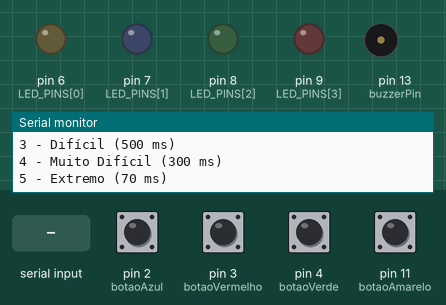
Bench run of a sketch on a simulated Arduino Uno, built with avr-gcc and run on an emulated ATmega328P. On the bench: output pins drawn as LEDs (lit = HIGH), buzzer (waves = sounding), the last lines printed to the serial monitor. Dashed ring = blinking. Inputs (shaded band) come from the test bench; at power-on: pin 2 (botaoAzul), pin 3 (botaoVermelho), pin 4 (botaoVerde), pin 11 (botaoAmarelo) HIGH. Random numbers use the default seed unless the sketch sets one.

Above: at 1.2 s.
1.3 s: "1" received over Serial
2.8 s: pin 2 (botaoAzul) pulled LOW for 0.15 s
At 3.05 s:
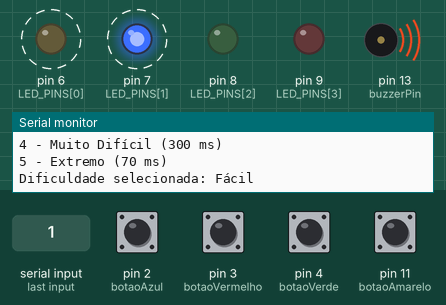
At 3.5 s:
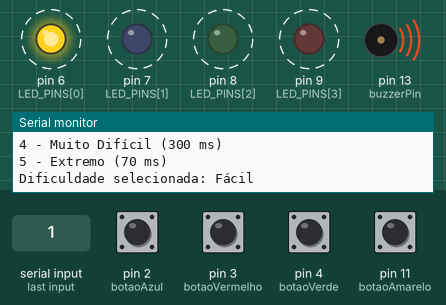
5.8 s: pin 2 (botaoAzul) driven LOW and pin 3 (botaoVermelho) driven LOW
At 9.9 s:
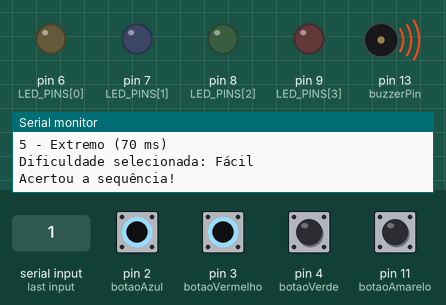
11.8 s: "2" received over Serial
Timing chart, 0 to 15.8 s (numbered marks = the images above; inputs shaded):
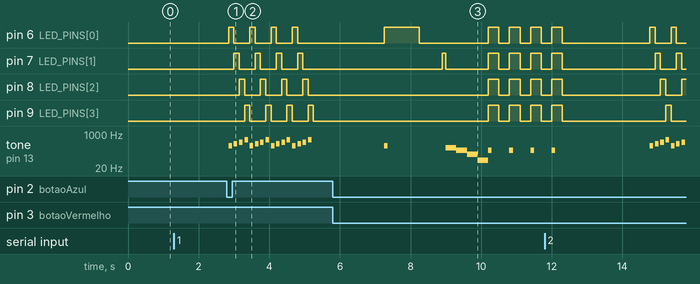

Measured:
- after the input at 2.8 s, pin 6 (LED_PINS[0]): alternates HIGH for 0.15 s and LOW for 0.45 s, 8 changes in all, then stays LOW, starting after 0.05 s; pin 7 (LED_PINS[1]): alternates HIGH for 0.15 s and LOW for 0.45 s, starting after 0.20 s
- after the input at 5.8 s, pin 7 (LED_PINS[1]): LOW → HIGH after 3.1 s, → LOW 0.10 s later, → HIGH 1.2 s later, → LOW 0.30 s later, … (8 changes in this stretch); pin 8 (LED_PINS[2]), pin 9 (LED_PINS[3]): alternates HIGH for 0.30 s and LOW for 0.30 s, starting after 4.4 s

The sketch:

sketch.ino
```cpp
String recebido;
String sequenciaNumerica = "";
long SERIAL_TIMEOUT = 10000;
long tempoEspera;

enum GameState {
  SELECIONA_DIFICULDADE,
  START_GAME,
  PLAY_GAME,
  GAME_OVER
};

GameState stateGame = SELECIONA_DIFICULDADE;

const int LED_PINS[] = {6, 7, 8, 9};
const int NUM_LEDS = sizeof(LED_PINS) / sizeof(LED_PINS[0]);
const int botaoAmarelo = 11;
const int botaoAzul = 2;
const int botaoVerde = 4;
const int botaoVermelho = 3;
const int buzzerPin = 13;

void setup() {
  for (int i = 0; i < NUM_LEDS; i++) {
    pinMode(LED_PINS[i], OUTPUT);
  }
  randomSeed(analogRead(0));

  pinMode(botaoVerde, INPUT_PULLUP);
  pinMode(botaoAmarelo, INPUT_PULLUP);
  pinMode(botaoAzul, INPUT_PULLUP);
  pinMode(botaoVermelho, INPUT_PULLUP);
  pinMode(buzzerPin, OUTPUT);

  Serial.begin(9600);
}

void piscaled(int vezes) {
  for (int i = 0; i < vezes; i++) {
    for (int j = 0; j < NUM_LEDS; j++) {
      digitalWrite(LED_PINS[j], HIGH);
      tocarSom(j+1);
      delay(150);
      digitalWrite(LED_PINS[j], LOW);
    }
  }
}

void loop() {
  for (int i = 0; i < NUM_LEDS; i++) {
        pinMode(LED_PINS[i], OUTPUT);
        digitalWrite(LED_PINS[i], LOW);
    }
  switch (stateGame) {
    case SELECIONA_DIFICULDADE:
      selecionaDificuldade();
      break;

    case START_GAME:
      if (digitalRead(botaoVerde) == LOW || digitalRead(botaoVermelho) == LOW ||
          digitalRead(botaoAzul) == LOW || digitalRead(botaoAmarelo) == LOW) {
        delay(50);
        if (digitalRead(botaoVerde) == LOW || digitalRead(botaoVermelho) == LOW ||
            digitalRead(botaoAzul) == LOW || digitalRead(botaoAmarelo) == LOW) {
          piscaled(4);
          stateGame = PLAY_GAME;
          sequenciaNumerica = "";
          delay(1000);
        }
      }
      break;

    case PLAY_GAME:
      recebido = "";
      mostraSequencia();
      leBotao();
      if (stateGame == PLAY_GAME) {
        adicionaNovoElemento();
      }
      SERIAL_TIMEOUT = 10000;
      break;

    case GAME_OVER:
      tocarMusicaDerrota();
      for (int i = 0; i < 4; i++) {
        for (int j = 0; j < NUM_LEDS; j++) {
          digitalWrite(LED_PINS[j], HIGH);
        }
        tocarSom(5);
        delay(300);
        for (int j = 0; j < NUM_LEDS; j++) {
          digitalWrite(LED_PINS[j], LOW);
        }
        delay(300);
      }

      Serial.println("GAME OVER!");
      delay(2000);
      stateGame = SELECIONA_DIFICULDADE;
      break;
  }
}

void selecionaDificuldade() {
  Serial.println("Selecione o nível de dificuldade: ");
  Serial.println("1 - Fácil (1000 ms)");
  Serial.println("2 - Médio (700 ms)");
  Serial.println("3 - Difícil (500 ms)");
  Serial.println("4 - Muito Difícil (300 ms)");
  Serial.println("5 - Extremo (70 ms)");

  while (Serial.available() == 0) {
  }

  char input = Serial.read();
  switch (input) {
    case '1':
      tempoEspera = 1000;
      Serial.println("Dificuldade selecionada: Fácil");
      break;
    case '2':
      tempoEspera = 700;
      Serial.println("Dificuldade selecionada: Médio");
      break;
    case '3':
      tempoEspera = 500;
      Serial.println("Dificuldade selecionada: Difícil");
      break;
    case '4':
      tempoEspera = 300;
      Serial.println("Dificuldade selecionada: Muito Difícil");
      break;
    case '5':
      tempoEspera = 70;
      Serial.println("Dificuldade selecionada: Extremo");
      break;
    default:
      Serial.println("Seleção inválida! Selecione entre 1 e 5.");
      return;
  }

  stateGame = START_GAME;
}


void mostraSequencia() {
  for (int i = 0; i < sequenciaNumerica.length(); i++) {
    int ledIndex = sequenciaNumerica.charAt(i) - '1';
    digitalWrite(LED_PINS[ledIndex], HIGH);
    tocarSom(ledIndex + 1);
    delay(tempoEspera);
    digitalWrite(LED_PINS[ledIndex], LOW);
    delay(tempoEspera / 2);
  }
}


void adicionaNovoElemento() {
  int novoElemento = random(1, NUM_LEDS + 1);
  sequenciaNumerica += String(novoElemento);
}


void leBotao() {
  recebido = "";
  long startTime = millis();
  int posicaoAtual = 0;

  while (millis() - startTime < SERIAL_TIMEOUT && posicaoAtual < sequenciaNumerica.length()) {
    if (digitalRead(botaoVerde) == LOW) {
      delay(150);
      if (digitalRead(botaoVerde) == LOW) {
        acendeLed(2);
        tocarSom(3);
        recebido += "3";
        if (!verificaRecebido(posicaoAtual)) {
          stateGame = GAME_OVER;
          return;
        }
        posicaoAtual++;
      }
    } else if (digitalRead(botaoAmarelo) == LOW) {
      delay(150);
      if (digitalRead(botaoAmarelo) == LOW) {
        acendeLed(0);
        tocarSom(1);
        recebido += "1";
        if (!verificaRecebido(posicaoAtual)) {
          stateGame = GAME_OVER;
          return;
        }
        posicaoAtual++;
      }
    } else if (digitalRead(botaoAzul) == LOW) {
      delay(150);
      if (digitalRead(botaoAzul) == LOW) {
        acendeLed(1);
        tocarSom(2);
        recebido += "2";
        if (!verificaRecebido(posicaoAtual)) {
          stateGame = GAME_OVER;
          return;
        }
        posicaoAtual++;
      }
    } else if (digitalRead(botaoVermelho) == LOW) {
      delay(150);
      if (digitalRead(botaoVermelho) == LOW) {
        acendeLed(3);
        tocarSom(4);
        recebido += "4";
        if (!verificaRecebido(posicaoAtual)) {
          stateGame = GAME_OVER;
          return;
        }
        posicaoAtual++;
      }
    }
  }

  if (millis() - startTime >= SERIAL_TIMEOUT) {
    Serial.println("Tempo esgotado!");
    stateGame = GAME_OVER;
  }

  if (posicaoAtual == sequenciaNumerica.length()) {
    Serial.println("Acertou a sequência!");
    delay(1000);
  }
}


boolean verificaRecebido(int posicaoAtual) {
  return recebido.charAt(posicaoAtual) == sequenciaNumerica.charAt(posicaoAtual);
}


void acendeLed(int led) {
  digitalWrite(LED_PINS[led], HIGH);
  delay(100);
  digitalWrite(LED_PINS[led], LOW);
}

void tocarSom(int nota) {
  int frequencias[] = {261, 329, 392, 523, 150};
  if (nota >= 1 && nota <= 5) {
    tone(buzzerPin, frequencias[nota - 1], 100);
  }
}


void tocarMusicaDerrota() {
  int derrotaFrequencias[] = {200, 150, 100, 50};
  for (int i = 0; i < 4; i++) {
    tone(buzzerPin, derrotaFrequencias[i], 300);
    delay(300);
  }
}
```
